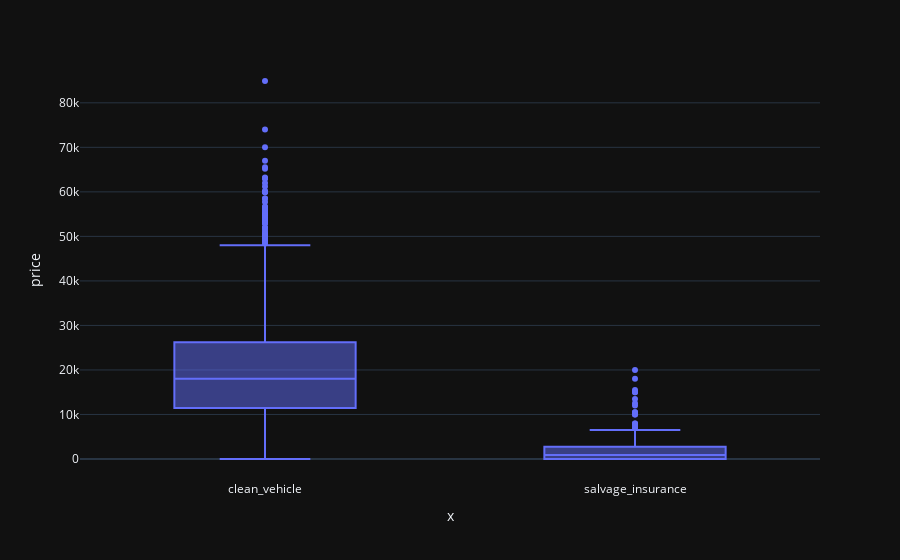

Source (notebook cell):
### Markdown cell above
#### EDA

### Code cell
fig = px.box(data,x =  data['title_status'].replace({0:'salvage_insurance',1:'clean_vehicle'}), y ='price', template='plotly_dark')
fig.show()

### Figure 1 — Plotly figure (JSON) as saved in the notebook; plotly's stock layout.template omitted (floating-point values rounded to 4 significant figures; data arrays with more than 128 entries replaced by an {"elided": "..."} marker saying what was removed)
{"data": [{"alignmentgroup": "True", "hovertemplate": "x=%{x}<br>price=%{y}<extra></extra>", "legendgroup": "", "marker": {"color": "#636efa"}, "name": "", "notched": false, "offsetgroup": "", "orientation": "v", "showlegend": false, "type": "box", "x": {"elided": "2495 str values"}, "x0": " ", "xaxis": "x", "y": {"elided": "2495 int values"}, "y0": " ", "yaxis": "y"}], "layout": {"autosize": true, "boxmode": "group", "legend": {"tracegroupgap": 0}, "margin": {"t": 60}, "xaxis": {"anchor": "y", "autorange": true, "domain": [0, 1], "range": [-0.5, 1.5], "title": {"text": "x"}, "type": "category"}, "yaxis": {"anchor": "x", "autorange": true, "domain": [0, 1], "range": [-4717.0, 89620.0], "title": {"text": "price"}, "type": "linear"}}}
